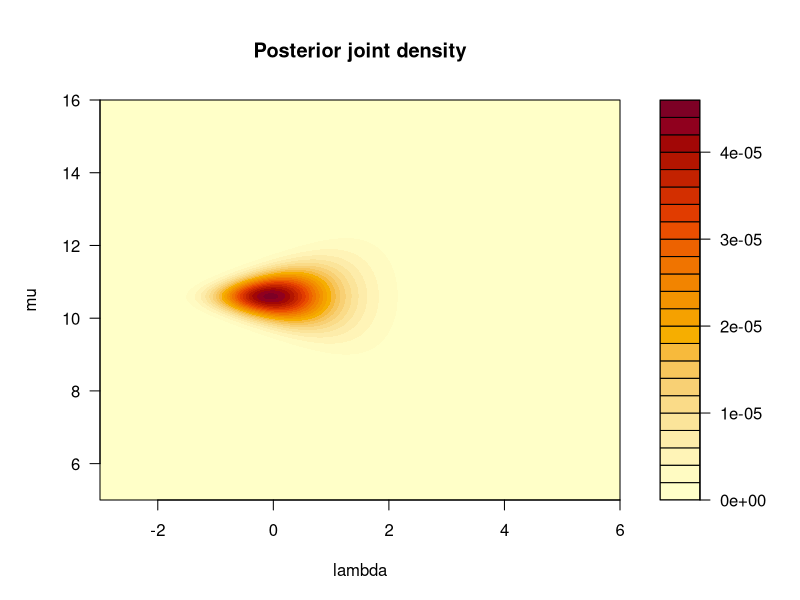
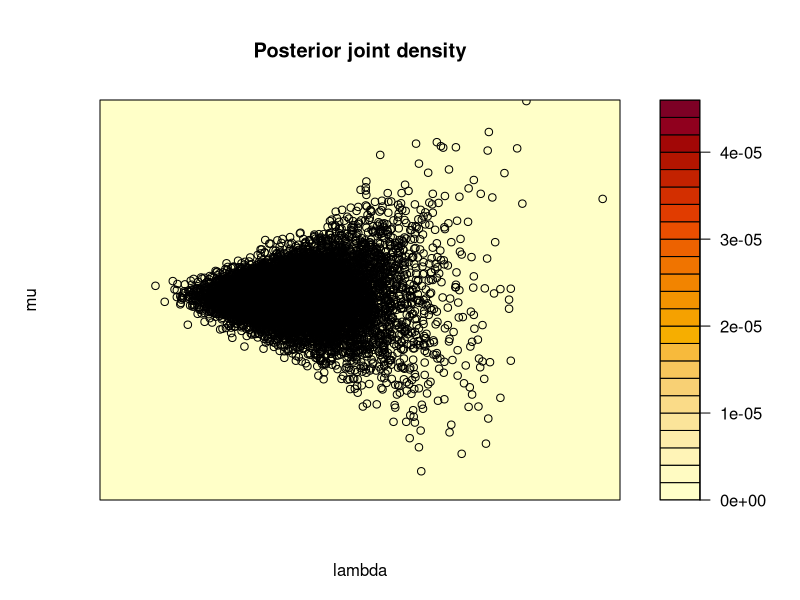

Reproduce these figures in R, in order. (Note: this script raises an error after producing the figures.)
# Adam Tonks, Yale-NUS College

### PART A ###
# load package for Inverse-Gamma
library(LearnBayes)

# setup parameters of distributions to simulate from
x <- c(10, 11, 12, 11, 9)
y_bar <- mean(x)
n <- length(x)
S <- sum((x-y_bar)^2)

# generate the samples
set.seed(412)
sigma_sq <- rigamma(10000, n/2, S/2)
set.seed(412)
mu_samp1 <- rnorm(10000, y_bar, sqrt(sigma_sq/n))

# find mean and variance
mean(mu_samp1)
var(mu_samp1)

### PART D ###
# function for computing posterior joint PDF
posterior_p <- function(mu, lambda) {
  F_X1 <- pnorm(x + 0.5, mu, exp(lambda/2))
  F_X2 <- pnorm(x - 0.5, mu, exp(lambda/2))
  return(prod(F_X1-F_X2))
}

# setup the grid values
mu_grid <- seq(5, 16, 0.01)
lambda_grid <- seq(-3, 6, 0.01)
probs <- rep(NA, length(mu_grid) * length(lambda_grid))

# populate the points for discrete approximation
for(i in seq_along(mu_grid)) {
  for(j in seq_along(lambda_grid)) {
    probs[(i-1)*length(lambda_grid) + j] <- posterior_p(mu_grid[i], lambda_grid[j]) * 0.01^2 / 0.001682444
  }
}

# put points into a grid
probs_mat <- matrix(probs, length(lambda_grid), length(mu_grid))

# examine the shape of the PDF, to check that we sample from correct region
op <- par(no.readonly=TRUE)
par(mar=c(5, 5, 5, 5))
filled.contour(lambda_grid, mu_grid, probs_mat, main="Posterior joint density",
               xlab="lambda", ylab="mu")
par(op)

# setup the lambda and mu values to be sampled
lambda_mat <- rep(lambda_grid, length(mu_grid))
mu_mat <- rep(mu_grid, each = length(lambda_grid))

# sample from points on discrete approximation according to the probabilites
theta_index <- sample(seq_len(length(lambda_grid)*length(mu_grid)), 10000, replace=TRUE, prob=probs)

# plot the samples onto the contour plot to check that we did not exclude regions where draws are plausible
par(mar=c(5, 5, 5, 5))
filled.contour(lambda_grid, mu_grid, probs_mat, main="Posterior joint density",
               xlab="lambda", ylab="mu", plot.axes={points(lambda_mat[theta_index], mu_mat[theta_index])})
par(op)

# find mean and variance
mean(mu_samp2)
var(mu_samp2)

### PART E ###
# compare the means and variances
(mean(mu_samp2) - mean(mu_samp1)) / mean(mu_samp1)
(var(mu_samp2) - var(mu_samp1)) / var(mu_samp1)
